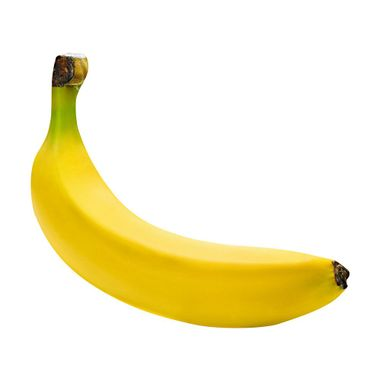
#> input picture Camera/Ressources/banane.jpg, 380 x 380 px, given in place of the camera
$ python shapeDetection.py
#> lines starting #> are read from the running program, lines starting #| are printed output that depends on the picture; after the words box and inside, x2 and y2 are one past the last pixel; in counts of white or black regions, pixels touching at a corner belong together
import cv2
import numpy as np
from numpy import arccos,sqrt,pi


frameWidth = 640
frameHeight = 480
cap = cv2.VideoCapture(1)
cap.set(3, frameWidth)
cap.set(4, frameHeight)

def empty(a):
    pass

cv2.namedWindow("Parameters")
cv2.resizeWindow("Parameters",640,240)
cv2.createTrackbar("Threshold1","Parameters",23,255,empty)
cv2.createTrackbar("Threshold2","Parameters",20,255,empty)
cv2.createTrackbar("Area","Parameters",5000,30000,empty)

def stackImages(scale,imgArray):
    rows = len(imgArray)
    cols = len(imgArray[0])
    rowsAvailable = isinstance(imgArray[0], list)
    width = imgArray[0][0].shape[1]
    height = imgArray[0][0].shape[0]
    if rowsAvailable:
        for x in range ( 0, rows):
            for y in range(0, cols):
                if imgArray[x][y].shape[:2] == imgArray[0][0].shape [:2]:
                    imgArray[x][y] = cv2.resize(imgArray[x][y], (0, 0), None, scale, scale)
                else:
                    imgArray[x][y] = cv2.resize(imgArray[x][y], (imgArray[0][0].shape[1], imgArray[0][0].shape[0]), None, scale, scale)
                if len(imgArray[x][y].shape) == 2: imgArray[x][y]= cv2.cvtColor( imgArray[x][y], cv2.COLOR_GRAY2BGR)
        imageBlank = np.zeros((height, width, 3), np.uint8)
        hor = [imageBlank]*rows
        hor_con = [imageBlank]*rows
        for x in range(0, rows):
            hor[x] = np.hstack(imgArray[x])
        ver = np.vstack(hor)
    else:
        for x in range(0, rows):
            if imgArray[x].shape[:2] == imgArray[0].shape[:2]:
                imgArray[x] = cv2.resize(imgArray[x], (0, 0), None, scale, scale)
            else:
                imgArray[x] = cv2.resize(imgArray[x], (imgArray[0].shape[1], imgArray[0].shape[0]), None,scale, scale)
            if len(imgArray[x].shape) == 2: imgArray[x] = cv2.cvtColor(imgArray[x], cv2.COLOR_GRAY2BGR)
        hor= np.hstack(imgArray)
        ver = hor
    return ver


'''
cvMoments(contour,&moments);
M00 = cvGetSpatialMoment(&moments,0,0);
M10 = cvGetSpatialMoment(&moments,1,0);
M01 = cvGetSpatialMoment(&moments,0,1);
centers[i].x = (int)(M10/M00);
centers[i].y = (int)(M01/M00);'''

def getContours(img,imgContour):
    contours, hierarchy = cv2.findContours(img, cv2.RETR_EXTERNAL, cv2.CHAIN_APPROX_NONE)
    contours = sorted(contours, key=cv2.contourArea, reverse=True)
    print(contours)
    for cnt in contours:
        area = cv2.contourArea(cnt)
        areaMin = cv2.getTrackbarPos("Area", "Parameters")
        if area > areaMin:
            cv2.drawContours(imgContour, cnt, -1, (255, 0, 255), 7)
            peri = cv2.arcLength(cnt, True)
            approx = cv2.approxPolyDP(cnt, 0.02 * peri, True)
            print(len(approx))
            x , y , w, h = cv2.boundingRect(approx)
            cv2.rectangle(imgContour, (x , y ), (x + w , y + h ), (0, 255, 0), 5)

            cv2.putText(imgContour, "Points: " + str(len(approx)), (x + w + 20, y + 20), cv2.FONT_HERSHEY_COMPLEX, .7,
                        (0, 255, 0), 2)
            cv2.putText(imgContour, "Area: " + str(int(area)), (x + w + 20, y + 45), cv2.FONT_HERSHEY_COMPLEX, 0.7,
                        (0, 255, 0), 2)


while True:
    success, img = cap.read()
#> img is the input picture: shape (380, 380, 3); mean B, G, R 208.5, 241.2, 248.1
    imgContour = img.copy()
    imgBlur = cv2.GaussianBlur(img, (7, 7), 1)
    imgGray = cv2.cvtColor(imgBlur, cv2.COLOR_BGR2GRAY)
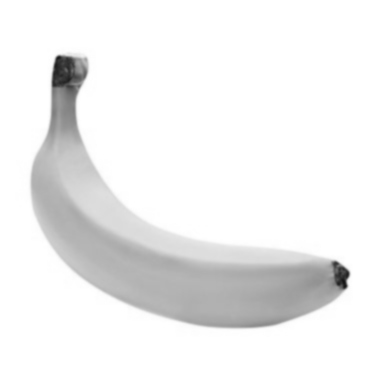
#> imgGray: shape (380, 380); min 20, max 255, mean 239.5
    threshold1 = cv2.getTrackbarPos("Threshold1", "Parameters")
    threshold2 = cv2.getTrackbarPos("Threshold2", "Parameters")
    imgCanny = cv2.Canny(imgGray,threshold1,threshold2)
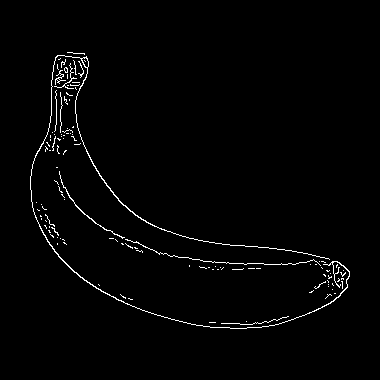
#> imgCanny: shape (380, 380); 1.6% white in thin lines or dots, all inside (x1, y1, x2, y2) = (30, 52, 350, 329)
    kernel = np.ones((5, 5))
    imgDil = cv2.dilate(imgCanny, kernel, iterations=1)
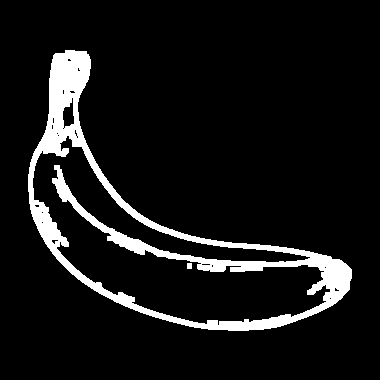
#> imgDil: shape (380, 380); 8.6% white; 2 white regions
    getContours(imgDil,imgContour)
#> in getContours, `contours, hierarchy = cv2.findContours(img, cv2.RETR_EXTERNAL, cv2.CHA..`: contours = 1 contour; box (x1, y1, x2, y2) and area: (28, 50, 352, 331) 32090
#> (printed output is left out)
#> in getContours, `area = cv2.contourArea(cnt)`: area = 32089.5
#> in getContours, `peri = cv2.arcLength(cnt, True)`: peri = 1055.7
#> in getContours, `approx = cv2.approxPolyDP(cnt, 0.02 * peri, True)`: approx = contour of 9 points, box (x1, y1, x2, y2) (29, 54, 350, 331), area 30588
#| 9
#> in getContours, `x , y , w, h = cv2.boundingRect(approx)`: x = 29; y = 54; w = 321; h = 277
#> in getContours, `cv2.rectangle(imgContour, (x , y ), (x + w , y + h ), (0, 255, 0), 5)`:
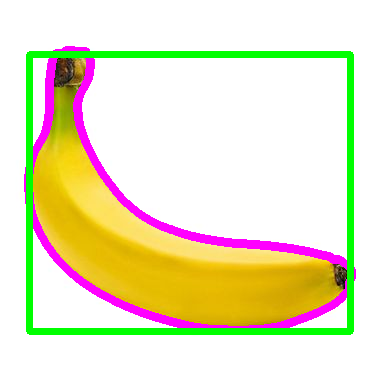
#> imgContour: shape (380, 380, 3); mean B, G, R 196.2, 229.7, 234.2
#> in getContours, `cv2.putText(imgContour, "Points: " + str(len(approx)), (x + w + 20, y ..`: imgContour: shape (380, 380, 3); 0.07% of pixels changed, all inside (x1, y1, x2, y2) = (370, 58, 380, 76)
#> in getContours, `cv2.putText(imgContour, "Area: " + str(int(area)), (x + w + 20, y + 45..`:
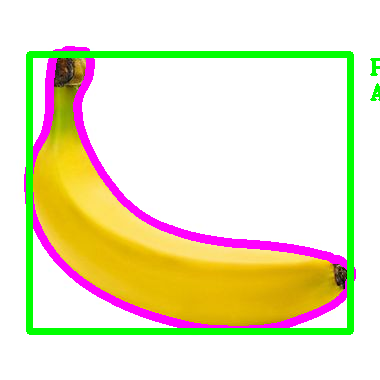
#> imgContour: shape (380, 380, 3); mean B, G, R 195.9, 229.7, 233.8
    imgStack = stackImages(0.8,([img,imgCanny],
                                [imgDil,imgContour]))
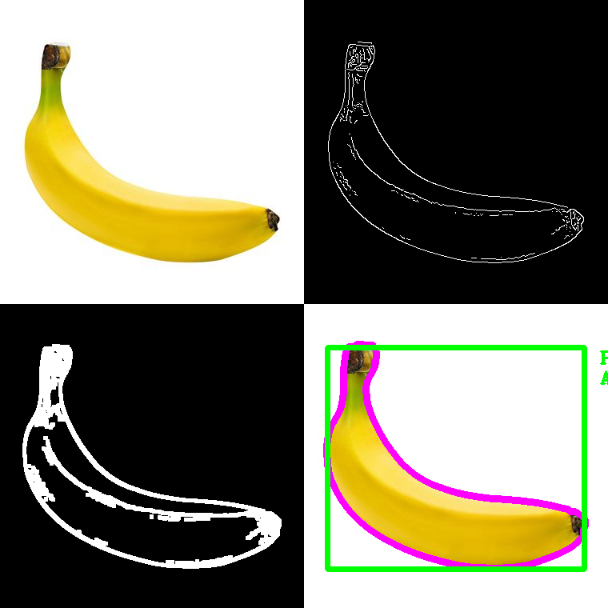
#> imgStack: shape (608, 608, 3); mean B, G, R 107.6, 124.2, 127
    cv2.imshow("Result", imgStack)


    if cv2.waitKey(1) & 0xFF == ord('q'):
#> (key q is pressed here)
        break

$ run again, on Camera/Ressources/cartes.jpg
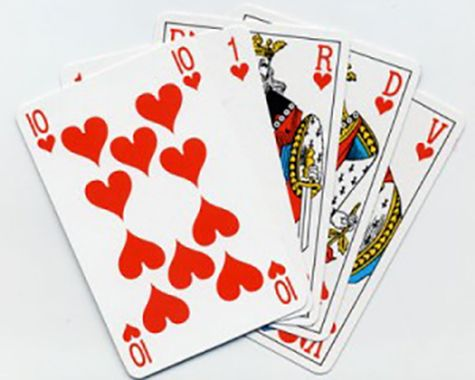
#> input picture Camera/Ressources/cartes.jpg, 475 x 380 px, given in place of the camera
#> img is the input picture: shape (380, 475, 3); mean B, G, R 202.7, 206.5, 224.5
#> `imgCanny = cv2.Canny(imgGray,threshold1,threshold2)`:
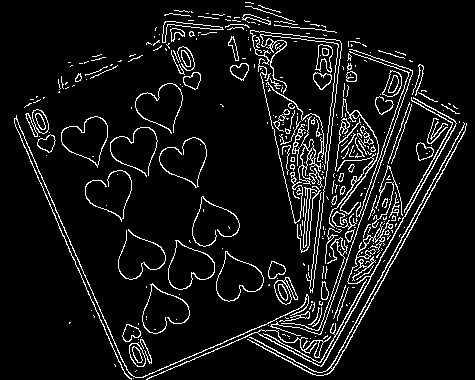
#> imgCanny: shape (380, 475); 7.9% white in thin lines or dots
#> imgDil: shape (380, 475); 33.8% white; 11 white regions
#> contours = 10 contours; largest, box (x1, y1, x2, y2) and area: (12, 0, 469, 380) 72772, (22, 94, 58, 158) 1169, (56, 58, 124, 95) 680, (226, 34, 251, 83) 652, (376, 48, 415, 64) 250
#> (printed output is left out)
#> area = 72771.5
#> peri = 4805.2
#> approx = contour of 12 points, box (x1, y1, x2, y2) (14, 13, 425, 376), area 61724
#> x = 14; y = 13; w = 411; h = 363
#> `imgStack = stackImages(0.8,([img,imgCanny], [imgDil,imgContour]))`:
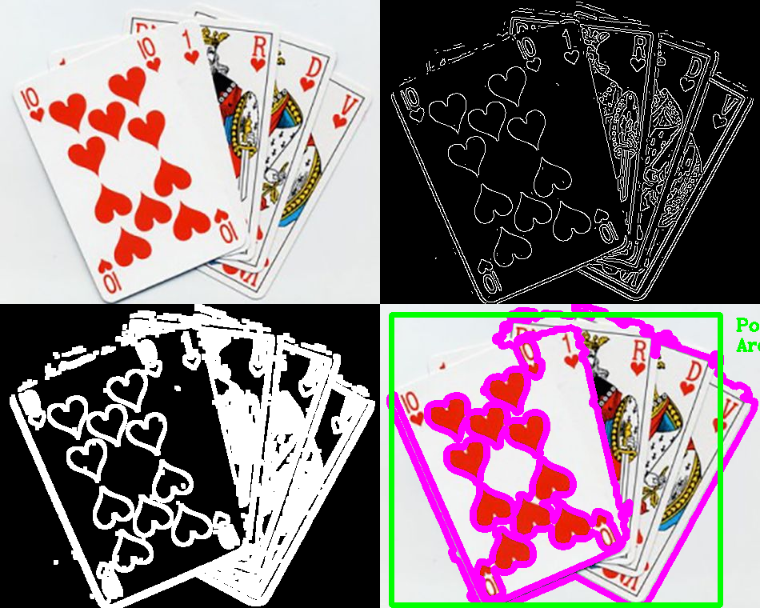
#> imgStack: shape (608, 760, 3); mean B, G, R 126.2, 120.2, 136.3
